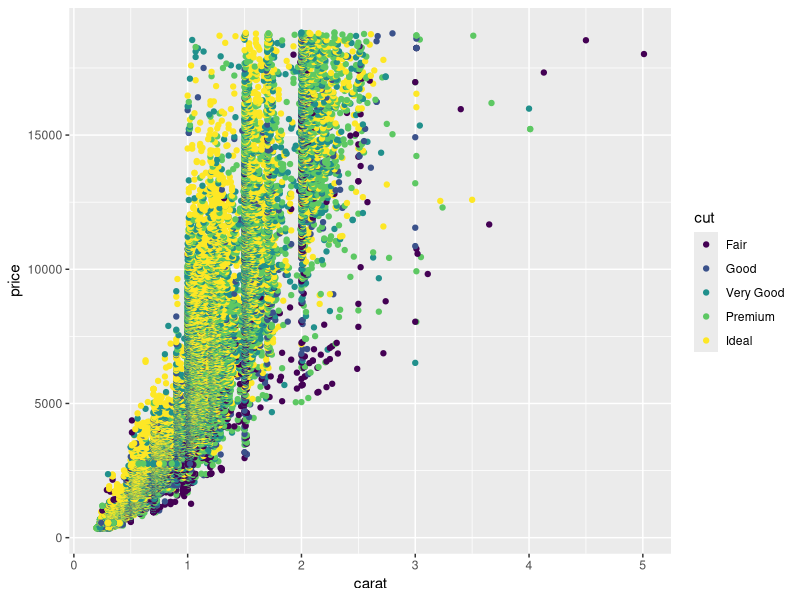
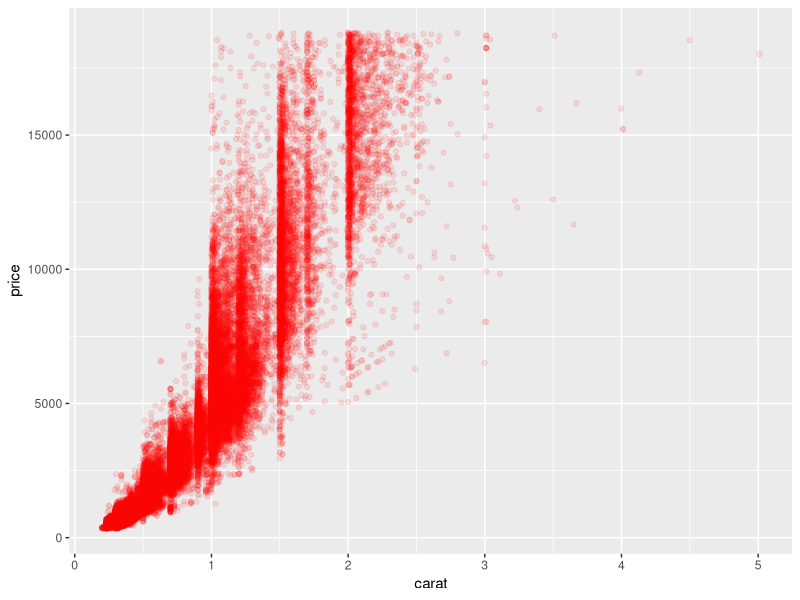
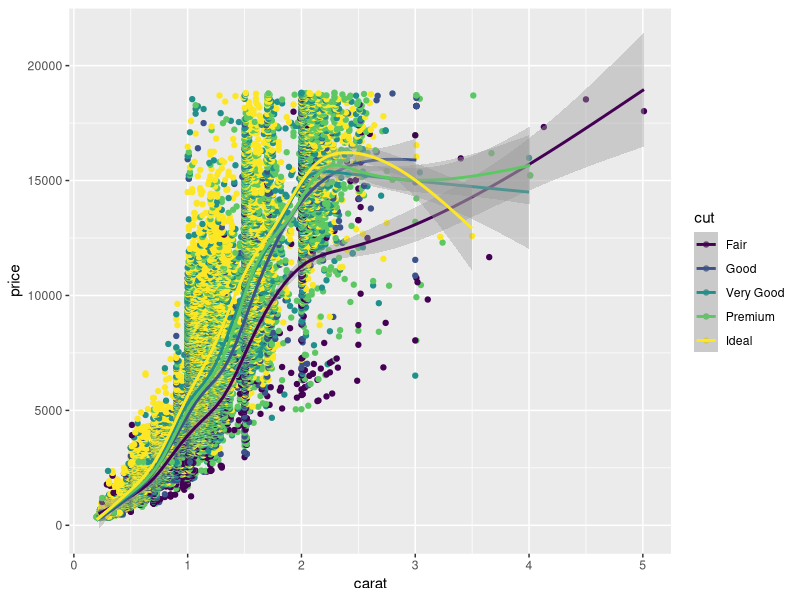
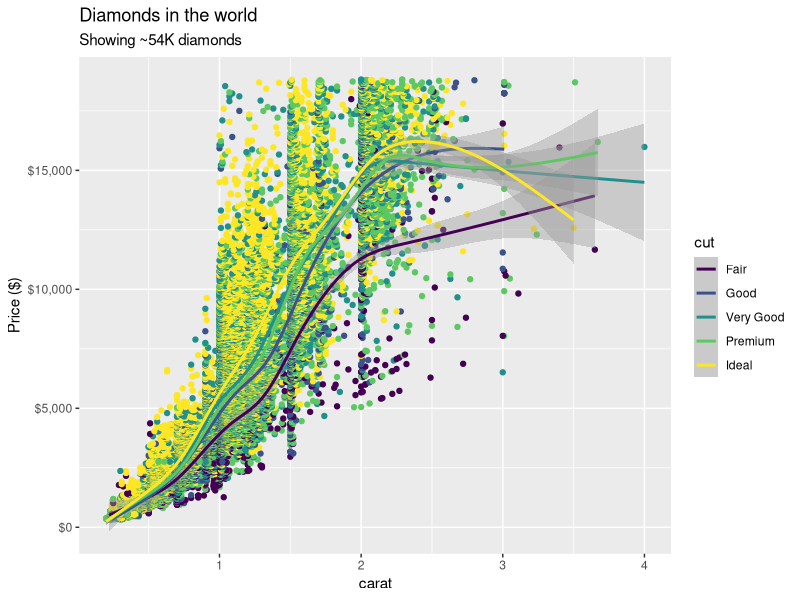
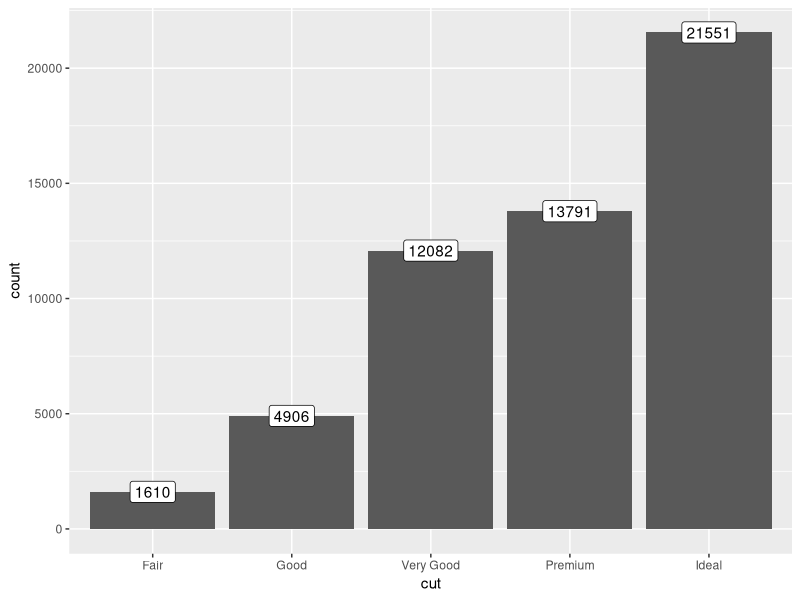
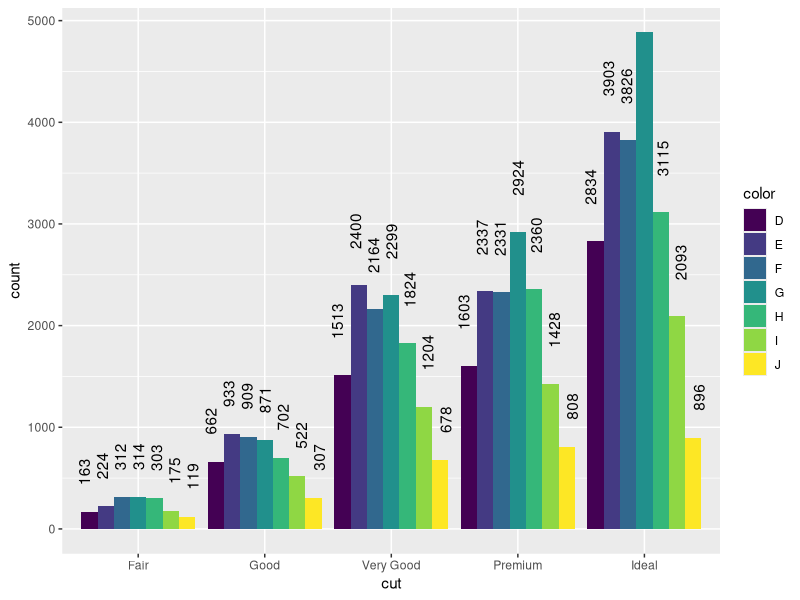
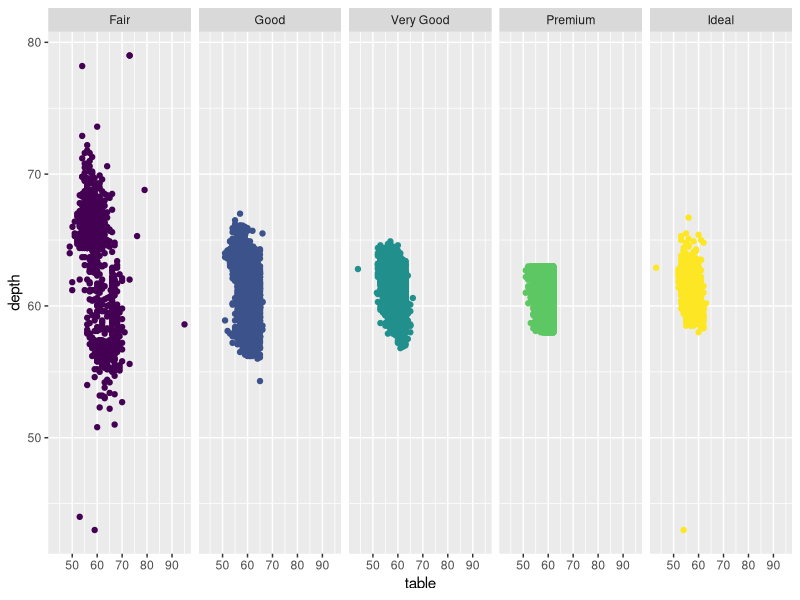
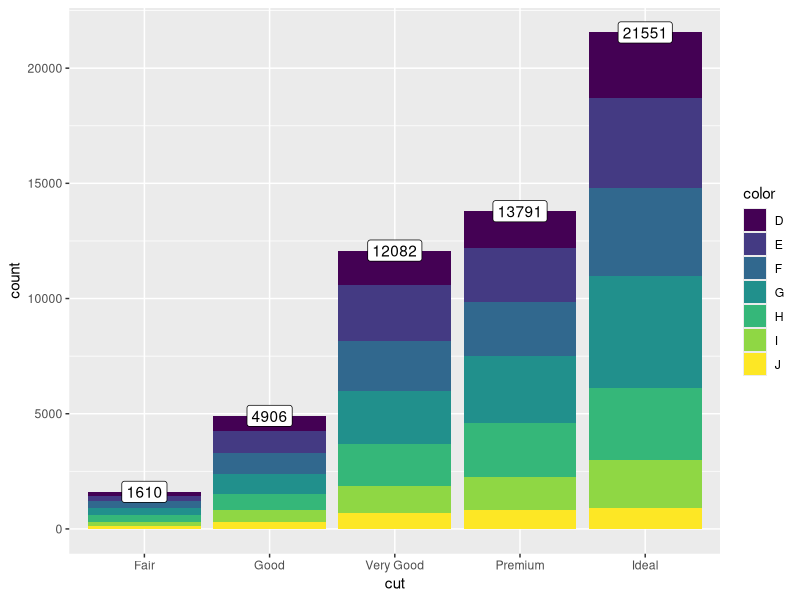

Write the R code that produced these figures, in order.
## ---- chunk 1
    # install.packages("ggplot2")
    # install.packages("scales")
    library(ggplot2)
    library(scales)
## ---- chunk 2
    head(diamonds)
## ---- chunk 3
    ggplot(diamonds, aes(x = carat, y = price, colour = cut)) +
        geom_point()
## ---- chunk 4
    ggplot(diamonds, aes(x = carat, y = price)) +
        geom_point(colour = "red", alpha = .1)
## ---- chunk 5
    ggplot(diamonds) +
        geom_point(aes(x = carat, y = price, colour = cut)) +
        geom_smooth(aes(x = carat, y = price, colour = cut))
## ---- chunk 6
    ggplot(diamonds) +
        geom_point(aes(x = carat, y = price, colour = cut), show.legend = FALSE) +  # can you spot what changed due to this code change compared to the previous plot?
        geom_smooth(aes(x = carat, y = price, colour = cut)) +
        labs(
            title = "Diamonds in the world",
            subtitle = "Showing ~54K diamonds",
            y = "Price ($)"
        ) +
        scale_y_continuous(labels = dollar_format(prefix = "$")) +  # see the y axis labels
        xlim(c(NA, 4))  # see that the x axis is only shown until 4 carats
## ---- chunk 7
    ggplot(diamonds, aes(x = cut)) +
        geom_bar() +  # type ?geom_bar into the R console to understand why the plot works without the y axis being provided. Also, understand the difference between geom_bar and geom_col!
        geom_label(stat = 'count', aes(label = ..count..))

## ---- chunk 8
    ggplot(diamonds, aes(x = cut, fill = color)) +
        geom_bar(position = "dodge") +
        geom_text(
            stat = 'count',
            aes(label = ..count..),
            position = position_dodge(width = 1),
            angle = 90,
            hjust = -1
        )
## ---- chunk 9
ggplot(diamonds) +
    geom_point(aes(x = table, y = depth, color = cut), show.legend = FALSE) +
    facet_wrap(~cut, nrow = 1)  # see also ?facet_grid() for more complex faceting
## ---- chunk 10
    ggplot(diamonds, aes(x = cut)) +
        geom_bar(aes(fill = color)) +
        geom_label(stat = 'count', aes(label = ..count..))
## ---- chunk 11
    ggplot(diamonds, aes(x = x)) +
        geom_histogram() +
        xlim(c(3, NA)) +
        ggtitle("Distribution of the 'x' variable")
## ---- chunk 12
    ggplot(diamonds, aes(x = cut, y = depth)) +
        geom_boxplot() +
        ggtitle("Distribution of the 'depth' variable")
## ---- chunk 13
ggplot(diamonds) +
    geom_point(aes(x = carat, y = price, color = cut), show.legend = FALSE) +
    scale_y_continuous(labels = dollar_format(prefix = "$")) + 
    facet_wrap(~cut, nrow = 1)
